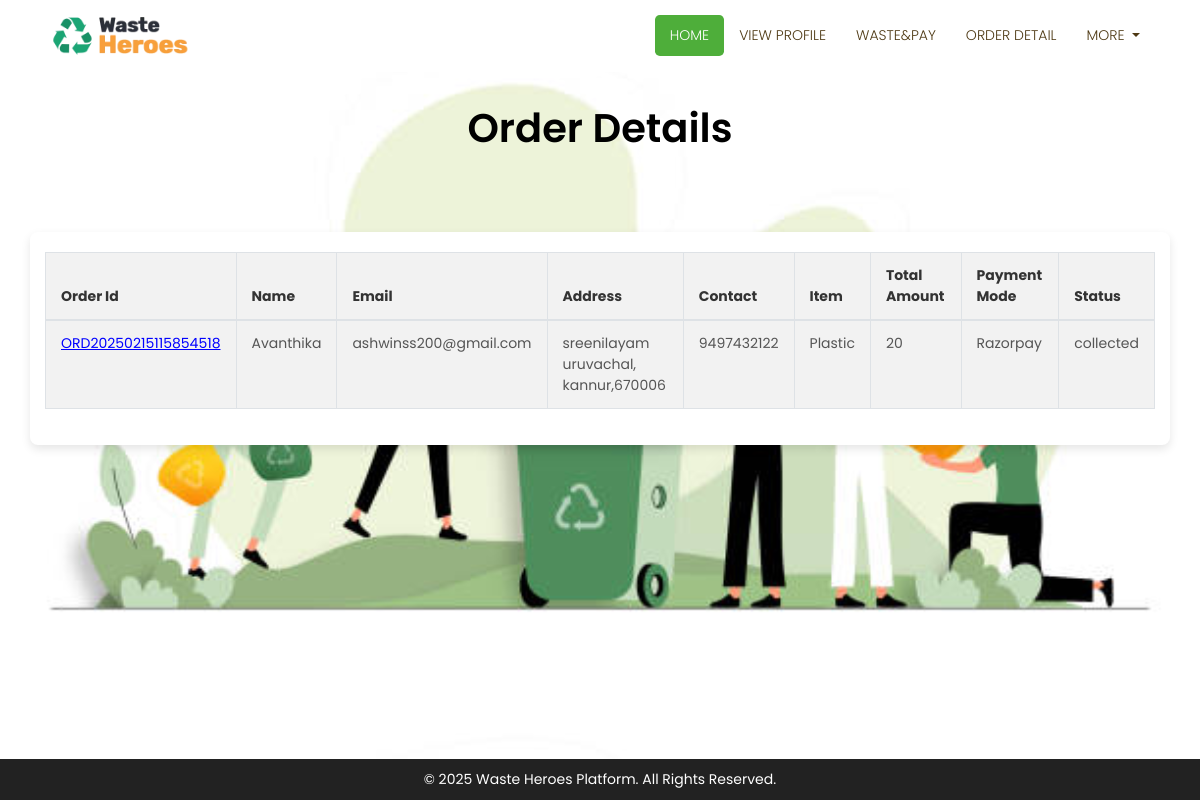
The page /order_view (signed in) on the database its author committed.
### app/models.py (models this page shows)
class Quantity2(models.Model):
    User_details= models.ForeignKey(reg, default=1, on_delete=models.CASCADE)
    Waste=models.ForeignKey(add_waste, default=1, on_delete=models.CASCADE)
    total_price = models.IntegerField()
    Worker=models.ForeignKey(our_employee,on_delete=models.CASCADE,null=True,blank=True)
    so_fname = models.CharField(max_length=20, null=False)
    so_lname = models.CharField(max_length=20)
    so_email = models.EmailField(null=False)
    so_phone = models.IntegerField(null=False)
    so_address = models.TextField(null=False)
    so_district = models.CharField(max_length=20, null=False)
    so_city = models.CharField(max_length=20, null=False)
    so_pincode = models.IntegerField(null=False)
    order_status = (
        ('Pending', 'Pending'),
        ('pick up confirm', 'pick up confirm'),
        ('collected', 'collected'),
        ('Cancelled', 'Cancelled'),
    )
    status = models.CharField(max_length=150, choices=order_status, default='Pending')
    payment_mode = models.CharField(max_length=150, null=False)
    payment_id = models.CharField(max_length=150, null=True)
    order_id = models.CharField(max_length=150, null=False)
    created_at = models.DateTimeField(auto_now_add=True)
    updated_at = models.DateTimeField(auto_now=True)

class reg(models.Model):
    Name=models.CharField(max_length=20)
    DOB=models.CharField(max_length=20)
    phone_no=models.IntegerField()
    Address=models.CharField(max_length=20)
    Email=models.CharField(max_length=120)
    state=models.CharField(max_length=100)
    city=models.CharField(max_length=100)
    location=models.CharField(max_length=100)
    Username=models.CharField(max_length=20)
    Password=models.CharField(max_length=50)
    Confirm_Password=models.CharField(max_length=50)

class add_waste(models.Model):
    WASTE_TYPE = [
        ('plastic', 'Plastic'),
        ('paper&cardboard', 'Paper&cardboard'),
        ('glass', 'Glass'),
        ('organic', 'Organic'),
        ('electronic', 'Electronic'),
        ('hazardous', 'Hazardous'),
    ]
    waste_type = models.CharField(max_length=20, choices=WASTE_TYPE)
    image = models.FileField()
    quantity = models.IntegerField()  # in kilograms
    price = models.IntegerField() # price per kilogram

### app/views.py (the view)
# urls.py: path('order_view', views.view_orders),
def view_orders(re):
    if 'user' in re.session:
        data = Quantity2.objects.all()
        return render(re,'order details.html',{'order' : data})
    return redirect(login)

### template/order details.html (shortened to what this page needs)
<!DOCTYPE html>
{% load static %}
<html lang="en">
<head>
   <link rel="stylesheet" href="https://cdn.jsdelivr.net/npm/bootstrap@4.6.2/dist/css/bootstrap.min.css">
<link rel="stylesheet" href="{% static 'css/style.css' %}">
	<link href="{% static 'vendor/bootstrap/css/bootstrap.min.css' %}" rel="stylesheet">
	<link href="{% static 'css/all.css' %}" rel="stylesheet">
	<link href="{% static 'css/style.css' %}" rel="stylesheet">
</head>
<body>
    <nav class="navbar fixed-top navbar-expand-lg navbar-dark bg-light top-nav fixed-top">
        <div class="container">
            <a class="navbar-brand" href="index.html">
<img src="{% static 'images/logoo2.png' %}" alt="logo" style="max-height: 60px; width: 200px;" />            </a>
            <div class="collapse navbar-collapse" id="navbarResponsive">
               <ul class="navbar-nav ml-auto">
                  <li class="nav-item">
                     <a class="nav-link active" href="user">Home</a>
                  </li>
                  <li class="nav-item">
                     <a class="nav-link" href="viewprofile">view profile</a>
                  </li>
                  <li class="nav-item">
                     <a class="nav-link" href="add">waste&pay</a>
                  </li>
                   <li class="nav-item">
                     <a class="nav-link" href="order_view">order detail</a>
                  </li>
                   <li class="nav-item dropdown">
                     <a class="nav-link dropdown-toggle" href="#" id="navbarDropdownPortfolio" data-toggle="dropdown" aria-haspopup="true" aria-expanded="false">
                     more
                     </a>
                  </li>
               </ul>
            </div>
        </div>
    </nav>
<div class="container text-center mt-4">
    <div class="heading-title">
        <h1>Order Details</h1>
    </div>
</div>
<div class="container table-container">
    <div class="table-responsive">
        <table class="table table-striped table-bordered">
            <thead>
                <tr>
                    <th>Order Id</th>
                    <th>Name</th>
                    <th>Email</th>
                    <th>Address</th>
                    <th>Contact</th>
                    <th>Item</th>
                    <th>Total Amount</th>
                    <th>Payment Mode</th>
                    <th>Status</th>
                </tr>
            </thead>
            <tbody>
                {% for i in order %}
                <tr>
                    <td style="color:blue;"><u>{{i.order_id}}</u></td>
                      <td>{{i.User_details.Name}}</td>
                    <td>{{i.User_details.Email}}</td>
                    <td>{{i.so_address}}<br>{{i.so_city}}, {{i.so_district}},{{i.so_pincode}}</td>
                    <td>{{i.so_phone}}</td>
                    <td>{{i.Waste.waste_type}}</td>
                    <td>{{i.total_price}}</td>
                    <td>{{i.payment_mode}}</td>
                    <td>{{i.status}}</td>
                </tr>
                {% endfor %}
            </tbody>
        </table>
    </div>
</div>
<footer>
    &copy; 2025 Waste Heroes Platform. All Rights Reserved.
</footer>
</body>
</html>

### static/css/style.css (style rules this page uses)
body { padding-top: 54px; font-family: 'Poppins', sans-serif; font-size: 14px; color: #4e3914; }
@media (min-width: 992px) { body { padding-top: 80px; } }
.top-nav { background-color: #ffffff !important; }
.navbar-expand-lg.top-nav .navbar-nav .nav-link { padding: 10px 15px; color: #4e3914; font-size: 14px; font-weight: 300; text-transform: uppercase; }
.navbar-expand-lg.top-nav .navbar-nav .nav-link.active { background: #4eae3a; color: #ffffff; border-radius: 4.8px; }

### rows shown on the page
Quantity2: order_id "ORD20250215115854518", User_details.Name "Avanthika", User_details.Email "ashwinss200@gmail.com", so_address "sreenilayam", so_city "uruvachal", so_district "kannur", so_pincode "670006", so_phone "9497432122", Waste.waste_type "Plastic", total_price "20", payment_mode "Razorpay", status "collected"
